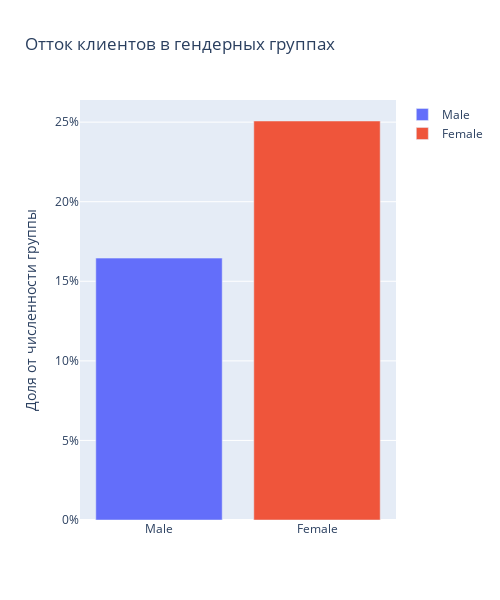

The cell this chart's notebook holds for it:
### Markdown cell above
### Решение

### Code cell
# Группировка данных для получения % ушедших
# в каждой гендерной группе
churn_gender = churn_data.groupby(
    'Gender').mean(numeric_only=True)['Exited']

fig = px.bar(
    data_frame=churn_gender,
    x=churn_gender.index,
    y=churn_gender,
    color=churn_gender.index,
    labels={'Gender': '', 'y': 'Доля от численности группы'},
    category_orders={'Gender': ['Male', 'Female']},
    title='Отток клиентов в гендерных группах',
    width=500,
    height=600   
)

fig.update_layout(yaxis_tickformat='.0%')

# Настройка шаблона наведения курсора мыши
fig.update_traces(
    hovertemplate="Отток в группе: %{y:.1%}"
)
fig.show();

### Figure 1 — Plotly figure (JSON) as saved in the notebook; plotly's stock layout.template omitted (floating-point values rounded to 4 significant figures)
{"data": [{"alignmentgroup": "True", "hovertemplate": "Отток в группе: %{y:.1%}", "legendgroup": "Male", "marker": {"color": "#636efa", "pattern": {"shape": ""}}, "name": "Male", "offsetgroup": "Male", "orientation": "v", "showlegend": true, "textposition": "auto", "type": "bar", "x": ["Male"], "xaxis": "x", "y": [0.1646], "yaxis": "y"}, {"alignmentgroup": "True", "hovertemplate": "Отток в группе: %{y:.1%}", "legendgroup": "Female", "marker": {"color": "#EF553B", "pattern": {"shape": ""}}, "name": "Female", "offsetgroup": "Female", "orientation": "v", "showlegend": true, "textposition": "auto", "type": "bar", "x": ["Female"], "xaxis": "x", "y": [0.2507], "yaxis": "y"}], "layout": {"barmode": "relative", "height": 600, "legend": {"title": {"text": ""}, "tracegroupgap": 0}, "title": {"text": "Отток клиентов в гендерных группах"}, "width": 500, "xaxis": {"anchor": "y", "categoryarray": ["Male", "Female"], "categoryorder": "array", "domain": [0, 1], "title": {"text": ""}}, "yaxis": {"anchor": "x", "domain": [0, 1], "tickformat": ".0%", "title": {"text": "Доля от численности группы"}}}}
